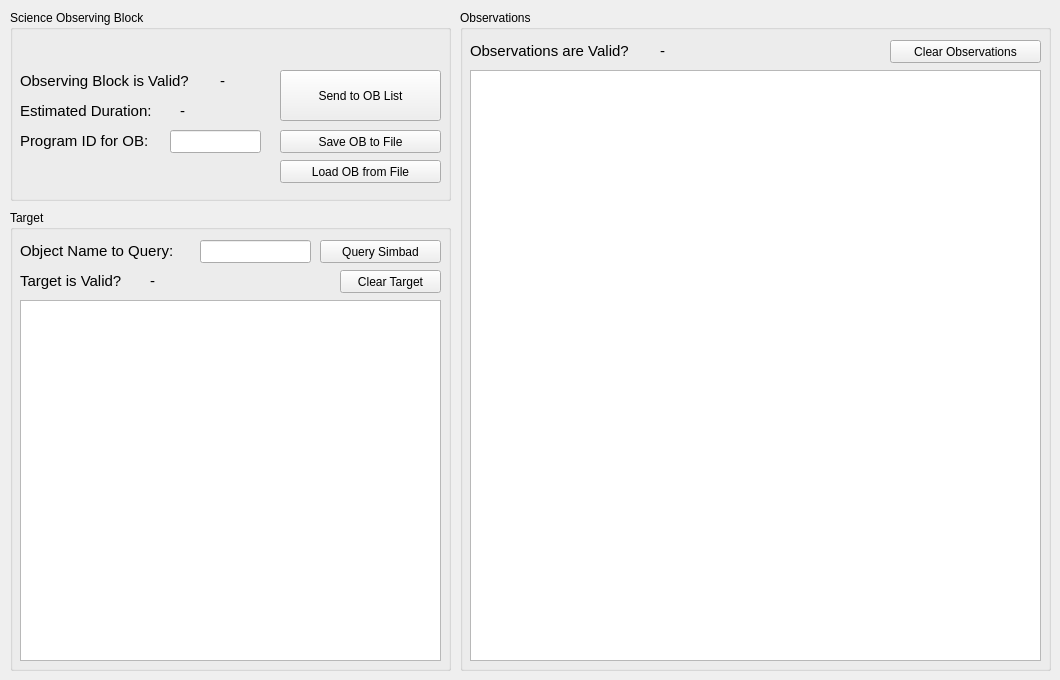
    <widget class="QWidget" name="ScienceOB">
     <attribute name="title">
      <string>Build a Science OB</string>
     </attribute>
     <widget class="QGroupBox" name="groupBox_3">
      <property name="geometry">
       <rect>
        <x>10</x>
        <y>210</y>
        <width>441</width>
        <height>461</height>
       </rect>
      </property>
      <property name="title">
       <string>Target</string>
      </property>
      <widget class="QLineEdit" name="BS_QuerySimbadLineEdit">
       <property name="geometry">
        <rect>
         <x>190</x>
         <y>30</y>
         <width>111</width>
         <height>23</height>
        </rect>
       </property>
      </widget>
      <widget class="QLabel" name="BS_QuerySimbadLabel">
       <property name="geometry">
        <rect>
         <x>10</x>
         <y>30</y>
         <width>181</width>
         <height>21</height>
        </rect>
       </property>
       <property name="font">
        <font>
         <pointsize>11</pointsize>
        </font>
       </property>
       <property name="text">
        <string>Object Name to Query:</string>
       </property>
      </widget>
      <widget class="QPushButton" name="BS_QuerySimbadButton">
       <property name="geometry">
        <rect>
         <x>310</x>
         <y>30</y>
         <width>121</width>
         <height>23</height>
        </rect>
       </property>
       <property name="toolTip">
        <string>This will set the current exposure to End, triggering a readout and will request the current script to stop at the next opportunity (typically after the exposure is done).</string>
       </property>
       <property name="text">
        <string>Query Simbad</string>
       </property>
      </widget>
      <widget class="QLabel" name="BS_TargetValidLabel">
       <property name="geometry">
        <rect>
         <x>10</x>
         <y>60</y>
         <width>121</width>
         <height>21</height>
        </rect>
       </property>
       <property name="font">
        <font>
         <pointsize>11</pointsize>
        </font>
       </property>
       <property name="text">
        <string>Target is Valid?</string>
       </property>
      </widget>
      <widget class="QLabel" name="BS_TargetValid">
       <property name="geometry">
        <rect>
         <x>140</x>
         <y>60</y>
         <width>41</width>
         <height>21</height>
        </rect>
       </property>
       <property name="font">
        <font>
         <pointsize>11</pointsize>
        </font>
       </property>
       <property name="text">
        <string>-</string>
       </property>
      </widget>
      <widget class="QPlainTextEdit" name="BS_TargetView">
       <property name="geometry">
        <rect>
         <x>10</x>
         <y>90</y>
         <width>421</width>
         <height>361</height>
        </rect>
       </property>
      </widget>
      <widget class="QPushButton" name="BS_ClearTargetButton">
       <property name="geometry">
        <rect>
         <x>330</x>
         <y>60</y>
         <width>101</width>
         <height>23</height>
        </rect>
       </property>
       <property name="toolTip">
        <string>This will set the current exposure to End, triggering a readout and will request the current script to stop at the next opportunity (typically after the exposure is done).</string>
       </property>
       <property name="text">
        <string>Clear Target</string>
       </property>
      </widget>
     </widget>
     <widget class="QGroupBox" name="groupBox_4">
      <property name="geometry">
       <rect>
        <x>460</x>
        <y>10</y>
        <width>591</width>
        <height>661</height>
       </rect>
      </property>
      <property name="title">
       <string>Observations</string>
      </property>
      <widget class="QLabel" name="BS_ObservationsValidLabel">
       <property name="geometry">
        <rect>
         <x>10</x>
         <y>30</y>
         <width>181</width>
         <height>21</height>
        </rect>
       </property>
       <property name="font">
        <font>
         <pointsize>11</pointsize>
        </font>
       </property>
       <property name="text">
        <string>Observations are Valid?</string>
       </property>
      </widget>
      <widget class="QLabel" name="BS_ObservationsValid">
       <property name="geometry">
        <rect>
         <x>200</x>
         <y>30</y>
         <width>61</width>
         <height>21</height>
        </rect>
       </property>
       <property name="font">
        <font>
         <pointsize>11</pointsize>
        </font>
       </property>
       <property name="text">
        <string>-</string>
       </property>
      </widget>
      <widget class="QPushButton" name="BS_ClearObservationsButton">
       <property name="geometry">
        <rect>
         <x>430</x>
         <y>30</y>
         <width>151</width>
         <height>23</height>
        </rect>
       </property>
       <property name="toolTip">
        <string>This will set the current exposure to End, triggering a readout and will request the current script to stop at the next opportunity (typically after the exposure is done).</string>
       </property>
       <property name="text">
        <string>Clear Observations</string>
       </property>
      </widget>
      <widget class="QPlainTextEdit" name="BS_ObservationsView">
       <property name="geometry">
        <rect>
         <x>10</x>
         <y>60</y>
         <width>571</width>
         <height>591</height>
        </rect>
       </property>
      </widget>
     </widget>
     <widget class="QGroupBox" name="groupBox_5">
      <property name="geometry">
       <rect>
        <x>10</x>
        <y>10</y>
        <width>441</width>
        <height>191</height>
       </rect>
      </property>
      <property name="title">
       <string>Science Observing Block</string>
      </property>
      <widget class="QPushButton" name="BS_SendToOBList">
       <property name="geometry">
        <rect>
         <x>270</x>
         <y>60</y>
         <width>161</width>
         <height>51</height>
        </rect>
       </property>
       <property name="toolTip">
        <string>This will set the current exposure to End, triggering a readout and will request the current script to stop at the next opportunity (typically after the exposure is done).</string>
       </property>
       <property name="text">
        <string>Send to OB List</string>
       </property>
      </widget>
      <widget class="QLabel" name="BS_EstimatedDurationLabel">
       <property name="geometry">
        <rect>
         <x>10</x>
         <y>90</y>
         <width>161</width>
         <height>21</height>
        </rect>
       </property>
       <property name="font">
        <font>
         <pointsize>11</pointsize>
        </font>
       </property>
       <property name="text">
        <string>Estimated Duration:</string>
       </property>
      </widget>
      <widget class="QLabel" name="BS_EstimatedDuration">
       <property name="geometry">
        <rect>
         <x>170</x>
         <y>90</y>
         <width>91</width>
         <height>21</height>
        </rect>
       </property>
       <property name="font">
        <font>
         <pointsize>11</pointsize>
        </font>
       </property>
       <property name="text">
        <string>-</string>
       </property>
      </widget>
      <widget class="QLabel" name="BS_OBValidLabel">
       <property name="geometry">
        <rect>
         <x>10</x>
         <y>60</y>
         <width>191</width>
         <height>21</height>
        </rect>
       </property>
       <property name="font">
        <font>
         <pointsize>11</pointsize>
        </font>
       </property>
       <property name="text">
        <string>Observing Block is Valid?</string>
       </property>
      </widget>
      <widget class="QLabel" name="BS_OBValid">
       <property name="geometry">
        <rect>
         <x>210</x>
         <y>60</y>
         <width>51</width>
         <height>21</height>
        </rect>
       </property>
       <property name="font">
        <font>
         <pointsize>11</pointsize>
        </font>
       </property>
       <property name="text">
        <string>-</string>
       </property>
      </widget>
      <widget class="QLabel" name="BS_OBString">
       <property name="geometry">
        <rect>
         <x>10</x>
         <y>30</y>
         <width>421</width>
         <height>21</height>
        </rect>
       </property>
       <property name="font">
        <font>
         <family>Monospace</family>
         <pointsize>10</pointsize>
        </font>
       </property>
       <property name="text">
        <string/>
       </property>
      </widget>
      <widget class="QPushButton" name="BS_SaveToFile">
       <property name="geometry">
        <rect>
         <x>270</x>
         <y>120</y>
         <width>161</width>
         <height>23</height>
        </rect>
       </property>
       <property name="toolTip">
        <string>This will set the current exposure to End, triggering a readout and will request the current script to stop at the next opportunity (typically after the exposure is done).</string>
       </property>
       <property name="text">
        <string>Save OB to File</string>
       </property>
      </widget>
      <widget class="QPushButton" name="BS_LoadFromFile">
       <property name="geometry">
        <rect>
         <x>270</x>
         <y>150</y>
         <width>161</width>
         <height>23</height>
        </rect>
       </property>
       <property name="toolTip">
        <string>This will set the current exposure to End, triggering a readout and will request the current script to stop at the next opportunity (typically after the exposure is done).</string>
       </property>
       <property name="text">
        <string>Load OB from File</string>
       </property>
      </widget>
      <widget class="QLabel" name="BS_ProgIDLabel">
       <property name="geometry">
        <rect>
         <x>10</x>
         <y>120</y>
         <width>151</width>
         <height>21</height>
        </rect>
       </property>
       <property name="font">
        <font>
         <pointsize>11</pointsize>
        </font>
       </property>
       <property name="text">
        <string>Program ID for OB:</string>
       </property>
      </widget>
      <widget class="QLineEdit" name="BS_ProgramID">
       <property name="geometry">
        <rect>
         <x>160</x>
         <y>120</y>
         <width>91</width>
         <height>23</height>
        </rect>
       </property>
      </widget>
     </widget>
    </widget>
